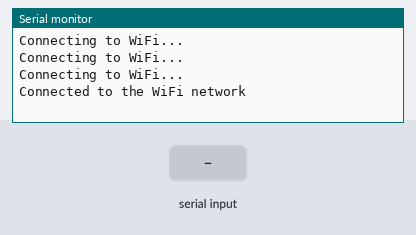
Recording of a sketch running on a simulated ESP32. Parts: the last lines printed to the serial monitor. The test bench sets the inputs (shaded band). WiFi joins after 1.5 s; servers stay silent unless stated; nothing arrives over Bluetooth unless stated.

Above: at 2.7 s.
2.8 s: "1" received over the second serial link
At 4.0 s:
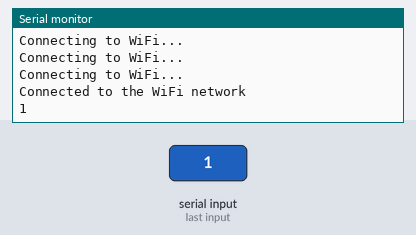
4.3 s: "0" received over the second serial link
At 5.3 s:
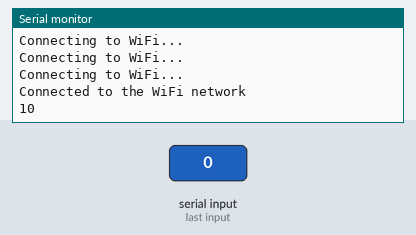

The sketch:

WiFiBTconnection.ino
```cpp
#include "WiFi.h"
#include "BluetoothSerial.h"
BluetoothSerial SerialBT;
const char* ssid="Energy 0.2";
const char* password="wififiber";
void setup() {
  // put your setup code here, to run once:
  Serial.begin(115200);
  SerialBT.begin("ESP32test");
  Serial.println("The device started, now you ca pair it with bluetooth");
  WiFi.begin(ssid, password);
  while (WiFi.status()!=WL_CONNECTED){
  delay(500);
  Serial.println("Connecting to WiFi...");
}
  Serial.println("Connected to the WiFi network");

}

void loop() {
  // put your main code here, to run repeatedly:
  if (Serial.available()){
    SerialBT.write(Serial.read());
  }
  if (SerialBT.available()){
    Serial.write(SerialBT.read());
  }
  delay(20);
}
```

Measured:
- after the input at 2.8 s, the serial monitor: prints a new line at once (image 1)
- after the input at 4.3 s, the serial monitor: prints a new line at once (image 2)
